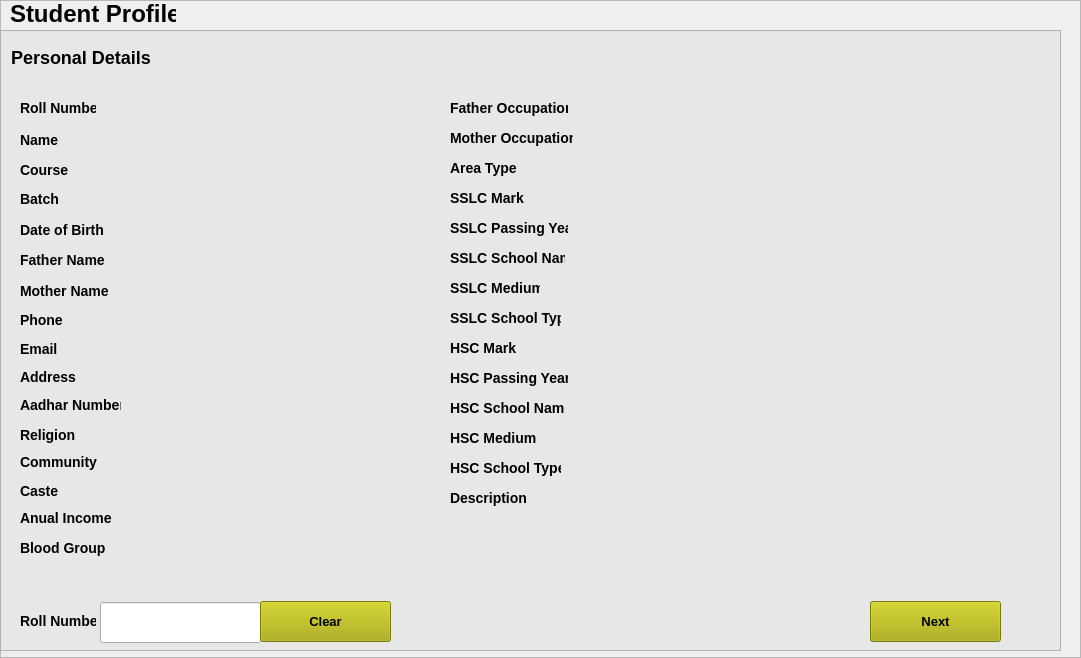
    <widget class="QFrame" name="student_profile_frame">
     <property name="geometry">
      <rect>
       <x>10</x>
       <y>10</y>
       <width>1081</width>
       <height>658</height>
      </rect>
     </property>
     <property name="frameShape">
      <enum>QFrame::StyledPanel</enum>
     </property>
     <property name="frameShadow">
      <enum>QFrame::Raised</enum>
     </property>
     <widget class="QFrame" name="personal_details">
      <property name="geometry">
       <rect>
        <x>0</x>
        <y>30</y>
        <width>1061</width>
        <height>621</height>
       </rect>
      </property>
      <property name="styleSheet">
       <string notr="true">background-color: rgb(231, 231, 231);</string>
      </property>
      <property name="frameShape">
       <enum>QFrame::StyledPanel</enum>
      </property>
      <property name="frameShadow">
       <enum>QFrame::Raised</enum>
      </property>
      <widget class="QLabel" name="label_8">
       <property name="geometry">
        <rect>
         <x>20</x>
         <y>100</y>
         <width>76</width>
         <height>20</height>
        </rect>
       </property>
       <property name="styleSheet">
        <string notr="true">background-color:none;</string>
       </property>
       <property name="text">
        <string>&lt;h3&gt;Name&lt;/h3&gt;</string>
       </property>
      </widget>
      <widget class="QLabel" name="label_10">
       <property name="geometry">
        <rect>
         <x>20</x>
         <y>192</y>
         <width>83</width>
         <height>16</height>
        </rect>
       </property>
       <property name="styleSheet">
        <string notr="true">background-color:none;</string>
       </property>
       <property name="text">
        <string>&lt;h3&gt;Date of Birth&lt;/h3&gt;</string>
       </property>
      </widget>
      <widget class="QLabel" name="label_11">
       <property name="geometry">
        <rect>
         <x>20</x>
         <y>339</y>
         <width>76</width>
         <height>16</height>
        </rect>
       </property>
       <property name="styleSheet">
        <string notr="true">background-color:none;</string>
       </property>
       <property name="text">
        <string>&lt;h3&gt; Address&lt;/h3&gt;</string>
       </property>
      </widget>
      <widget class="QLabel" name="label_12">
       <property name="geometry">
        <rect>
         <x>20</x>
         <y>282</y>
         <width>93</width>
         <height>16</height>
        </rect>
       </property>
       <property name="styleSheet">
        <string notr="true">background-color:none;</string>
       </property>
       <property name="text">
        <string>&lt;h3&gt;Phone&lt;/h3&gt;</string>
       </property>
      </widget>
      <widget class="QLabel" name="label_14">
       <property name="geometry">
        <rect>
         <x>20</x>
         <y>132</y>
         <width>93</width>
         <height>16</height>
        </rect>
       </property>
       <property name="styleSheet">
        <string notr="true">background-color:none;</string>
       </property>
       <property name="text">
        <string>&lt;h3&gt;Course&lt;/h3&gt;</string>
       </property>
      </widget>
      <widget class="QLabel" name="label_16">
       <property name="geometry">
        <rect>
         <x>20</x>
         <y>161</y>
         <width>93</width>
         <height>16</height>
        </rect>
       </property>
       <property name="styleSheet">
        <string notr="true">background-color:none;</string>
       </property>
       <property name="text">
        <string>&lt;h3&gt;Batch&lt;/h3&gt;</string>
       </property>
      </widget>
      <widget class="QLabel" name="label_56">
       <property name="geometry">
        <rect>
         <x>20</x>
         <y>583</y>
         <width>76</width>
         <height>16</height>
        </rect>
       </property>
       <property name="styleSheet">
        <string notr="true">background-color:none;</string>
       </property>
       <property name="text">
        <string>&lt;h3&gt;Roll Number&lt;/h3&gt;</string>
       </property>
      </widget>
      <widget class="QLineEdit" name="role_number_4">
       <property name="geometry">
        <rect>
         <x>100</x>
         <y>572</y>
         <width>161</width>
         <height>41</height>
        </rect>
       </property>
       <property name="styleSheet">
        <string notr="true">background-color:none;</string>
       </property>
      </widget>
      <widget class="QPushButton" name="book_history_btn">
       <property name="geometry">
        <rect>
         <x>870</x>
         <y>571</y>
         <width>131</width>
         <height>41</height>
        </rect>
       </property>
       <property name="sizePolicy">
        <sizepolicy hsizetype="Expanding" vsizetype="Expanding">
         <horstretch>0</horstretch>
         <verstretch>0</verstretch>
        </sizepolicy>
       </property>
       <property name="styleSheet">
        <string notr="true">font-weight:900;
font-size:13px;
background-color:rgb(170, 170, 0);
width:100%;
height:40px;</string>
       </property>
       <property name="text">
        <string>Next</string>
       </property>
      </widget>
      <widget class="QLabel" name="label_17">
       <property name="geometry">
        <rect>
         <x>20</x>
         <y>70</y>
         <width>76</width>
         <height>16</height>
        </rect>
       </property>
       <property name="styleSheet">
        <string notr="true">background-color:none;</string>
       </property>
       <property name="text">
        <string>&lt;h3&gt;Roll Number&lt;/h3&gt;</string>
       </property>
      </widget>
      <widget class="QLabel" name="label_136">
       <property name="geometry">
        <rect>
         <x>20</x>
         <y>222</y>
         <width>93</width>
         <height>16</height>
        </rect>
       </property>
       <property name="styleSheet">
        <string notr="true">background-color:none;</string>
       </property>
       <property name="text">
        <string>&lt;h3&gt;Father Name&lt;/h3&gt;</string>
       </property>
      </widget>
      <widget class="QLabel" name="label_137">
       <property name="geometry">
        <rect>
         <x>20</x>
         <y>253</y>
         <width>93</width>
         <height>16</height>
        </rect>
       </property>
       <property name="styleSheet">
        <string notr="true">background-color:none;</string>
       </property>
       <property name="text">
        <string>&lt;h3&gt;Mother Name&lt;/h3&gt;</string>
       </property>
      </widget>
      <widget class="QLabel" name="label_138">
       <property name="geometry">
        <rect>
         <x>20</x>
         <y>311</y>
         <width>93</width>
         <height>16</height>
        </rect>
       </property>
       <property name="styleSheet">
        <string notr="true">background-color:none;</string>
       </property>
       <property name="text">
        <string>&lt;h3&gt;Email&lt;/h3&gt;</string>
       </property>
      </widget>
      <widget class="QLabel" name="label_139">
       <property name="geometry">
        <rect>
         <x>20</x>
         <y>367</y>
         <width>101</width>
         <height>16</height>
        </rect>
       </property>
       <property name="styleSheet">
        <string notr="true">background-color:none;</string>
       </property>
       <property name="text">
        <string>&lt;h3&gt;Aadhar Number&lt;/h3&gt;</string>
       </property>
      </widget>
      <widget class="QLabel" name="label_140">
       <property name="geometry">
        <rect>
         <x>450</x>
         <y>100</y>
         <width>123</width>
         <height>16</height>
        </rect>
       </property>
       <property name="styleSheet">
        <string notr="true">background-color:none;</string>
       </property>
       <property name="text">
        <string>&lt;h3&gt;Mother Occupation&lt;/h3&gt;</string>
       </property>
      </widget>
      <widget class="QLabel" name="label_141">
       <property name="geometry">
        <rect>
         <x>450</x>
         <y>70</y>
         <width>118</width>
         <height>16</height>
        </rect>
       </property>
       <property name="styleSheet">
        <string notr="true">background-color:none;</string>
       </property>
       <property name="text">
        <string>&lt;h3&gt;Father Occupation&lt;/h3&gt;</string>
       </property>
      </widget>
      <widget class="QLabel" name="label_142">
       <property name="geometry">
        <rect>
         <x>20</x>
         <y>510</y>
         <width>93</width>
         <height>16</height>
        </rect>
       </property>
       <property name="styleSheet">
        <string notr="true">background-color:none;</string>
       </property>
       <property name="text">
        <string>&lt;h3&gt;Blood Group&lt;/h3&gt;</string>
       </property>
      </widget>
      <widget class="QLabel" name="label_143">
       <property name="geometry">
        <rect>
         <x>20</x>
         <y>480</y>
         <width>93</width>
         <height>16</height>
        </rect>
       </property>
       <property name="styleSheet">
        <string notr="true">background-color:none;</string>
       </property>
       <property name="text">
        <string>&lt;h3&gt;Anual Income&lt;/h3&gt;</string>
       </property>
      </widget>
      <widget class="QLabel" name="label_144">
       <property name="geometry">
        <rect>
         <x>20</x>
         <y>453</y>
         <width>93</width>
         <height>16</height>
        </rect>
       </property>
       <property name="styleSheet">
        <string notr="true">background-color:none;</string>
       </property>
       <property name="text">
        <string>&lt;h3&gt;Caste&lt;/h3&gt;</string>
       </property>
      </widget>
      <widget class="QLabel" name="label_145">
       <property name="geometry">
        <rect>
         <x>20</x>
         <y>424</y>
         <width>93</width>
         <height>16</height>
        </rect>
       </property>
       <property name="styleSheet">
        <string notr="true">background-color:none;</string>
       </property>
       <property name="text">
        <string>&lt;h3&gt;Community&lt;/h3&gt;</string>
       </property>
      </widget>
      <widget class="QLabel" name="label_146">
       <property name="geometry">
        <rect>
         <x>20</x>
         <y>397</y>
         <width>93</width>
         <height>16</height>
        </rect>
       </property>
       <property name="styleSheet">
        <string notr="true">background-color:none;</string>
       </property>
       <property name="text">
        <string>&lt;h3&gt;Religion&lt;/h3&gt;</string>
       </property>
      </widget>
      <widget class="QLabel" name="label_147">
       <property name="geometry">
        <rect>
         <x>450</x>
         <y>130</y>
         <width>93</width>
         <height>16</height>
        </rect>
       </property>
       <property name="styleSheet">
        <string notr="true">background-color:none;</string>
       </property>
       <property name="text">
        <string>&lt;h3&gt;Area Type&lt;/h3&gt;</string>
       </property>
      </widget>
      <widget class="QLabel" name="label_148">
       <property name="geometry">
        <rect>
         <x>450</x>
         <y>160</y>
         <width>93</width>
         <height>16</height>
        </rect>
       </property>
       <property name="styleSheet">
        <string notr="true">background-color:none;</string>
       </property>
       <property name="text">
        <string>&lt;h3&gt;SSLC Mark&lt;/h3&gt;</string>
       </property>
      </widget>
      <widget class="QLabel" name="label_149">
       <property name="geometry">
        <rect>
         <x>450</x>
         <y>190</y>
         <width>118</width>
         <height>16</height>
        </rect>
       </property>
       <property name="styleSheet">
        <string notr="true">background-color:none;</string>
       </property>
       <property name="text">
        <string>&lt;h3&gt;SSLC Passing Year&lt;/h3&gt;</string>
       </property>
      </widget>
      <widget class="QLabel" name="label_156">
       <property name="geometry">
        <rect>
         <x>450</x>
         <y>280</y>
         <width>111</width>
         <height>16</height>
        </rect>
       </property>
       <property name="styleSheet">
        <string notr="true">background-color:none;</string>
       </property>
       <property name="text">
        <string>&lt;h3&gt;SSLC School Type&lt;/h3&gt;</string>
       </property>
      </widget>
      <widget class="QLabel" name="label_157">
       <property name="geometry">
        <rect>
         <x>450</x>
         <y>250</y>
         <width>93</width>
         <height>16</height>
        </rect>
       </property>
       <property name="styleSheet">
        <string notr="true">background-color:none;</string>
       </property>
       <property name="text">
        <string>&lt;h3&gt;SSLC  Medium&lt;/h3&gt;</string>
       </property>
      </widget>
      <widget class="QLabel" name="label_158">
       <property name="geometry">
        <rect>
         <x>450</x>
         <y>220</y>
         <width>115</width>
         <height>16</height>
        </rect>
       </property>
       <property name="styleSheet">
        <string notr="true">background-color:none;</string>
       </property>
       <property name="text">
        <string>&lt;h3&gt;SSLC School Name&lt;/h3&gt;</string>
       </property>
      </widget>
      <widget class="QLabel" name="label_159">
       <property name="geometry">
        <rect>
         <x>450</x>
         <y>430</y>
         <width>111</width>
         <height>16</height>
        </rect>
       </property>
       <property name="styleSheet">
        <string notr="true">background-color:none;</string>
       </property>
       <property name="text">
        <string>&lt;h3&gt;HSC School Type&lt;/h3&gt;</string>
       </property>
      </widget>
      <widget class="QLabel" name="label_160">
       <property name="geometry">
        <rect>
         <x>450</x>
         <y>400</y>
         <width>93</width>
         <height>16</height>
        </rect>
       </property>
       <property name="styleSheet">
        <string notr="true">background-color:none;</string>
       </property>
       <property name="text">
        <string>&lt;h3&gt;HSC Medium&lt;/h3&gt;</string>
       </property>
      </widget>
      <widget class="QLabel" name="label_161">
       <property name="geometry">
        <rect>
         <x>450</x>
         <y>370</y>
         <width>115</width>
         <height>16</height>
        </rect>
       </property>
       <property name="styleSheet">
        <string notr="true">background-color:none;</string>
       </property>
       <property name="text">
        <string>&lt;h3&gt;HSC School Name&lt;/h3&gt;</string>
       </property>
      </widget>
      <widget class="QLabel" name="label_150">
       <property name="geometry">
        <rect>
         <x>450</x>
         <y>340</y>
         <width>118</width>
         <height>16</height>
        </rect>
       </property>
       <property name="styleSheet">
        <string notr="true">background-color:none;</string>
       </property>
       <property name="text">
        <string>&lt;h3&gt;HSC Passing Year&lt;/h3&gt;</string>
       </property>
      </widget>
      <widget class="QLabel" name="label_151">
       <property name="geometry">
        <rect>
         <x>450</x>
         <y>310</y>
         <width>93</width>
         <height>16</height>
        </rect>
       </property>
       <property name="styleSheet">
        <string notr="true">background-color:none;</string>
       </property>
       <property name="text">
        <string>&lt;h3&gt;HSC Mark&lt;/h3&gt;</string>
       </property>
      </widget>
      <widget class="QPushButton" name="clear_btn">
       <property name="geometry">
        <rect>
         <x>260</x>
         <y>571</y>
         <width>131</width>
         <height>41</height>
        </rect>
       </property>
       <property name="sizePolicy">
        <sizepolicy hsizetype="Expanding" vsizetype="Expanding">
         <horstretch>0</horstretch>
         <verstretch>0</verstretch>
        </sizepolicy>
       </property>
       <property name="styleSheet">
        <string notr="true">font-weight:900;
font-size:13px;
background-color:rgb(170, 170, 0);
width:100%;
height:40px;</string>
       </property>
       <property name="text">
        <string>Clear</string>
       </property>
      </widget>
      <widget class="QLabel" name="label_162">
       <property name="geometry">
        <rect>
         <x>450</x>
         <y>460</y>
         <width>111</width>
         <height>16</height>
        </rect>
       </property>
       <property name="styleSheet">
        <string notr="true">background-color:none;</string>
       </property>
       <property name="text">
        <string>&lt;h3&gt;Description&lt;/h3&gt;</string>
       </property>
      </widget>
      <widget class="QLabel" name="label_70">
       <property name="geometry">
        <rect>
         <x>11</x>
         <y>14</y>
         <width>179</width>
         <height>27</height>
        </rect>
       </property>
       <property name="text">
        <string>&lt;h2&gt;Personal Details&lt;/h2&gt;</string>
       </property>
      </widget>
      <widget class="QLabel" name="roll_number_5">
       <property name="geometry">
        <rect>
         <x>110</x>
         <y>70</y>
         <width>281</width>
         <height>16</height>
        </rect>
       </property>
       <property name="text">
        <string/>
       </property>
      </widget>
      <widget class="QLabel" name="name_4">
       <property name="geometry">
        <rect>
         <x>63</x>
         <y>104</y>
         <width>281</width>
         <height>16</height>
        </rect>
       </property>
       <property name="text">
        <string/>
       </property>
      </widget>
      <widget class="QLabel" name="course_4">
       <property name="geometry">
        <rect>
         <x>73</x>
         <y>132</y>
         <width>281</width>
         <height>16</height>
        </rect>
       </property>
       <property name="text">
        <string/>
       </property>
      </widget>
      <widget class="QLabel" name="batch_3">
       <property name="geometry">
        <rect>
         <x>70</x>
         <y>162</y>
         <width>281</width>
         <height>16</height>
        </rect>
       </property>
       <property name="text">
        <string/>
       </property>
      </widget>
      <widget class="QLabel" name="date_of_birth_3">
       <property name="geometry">
        <rect>
         <x>110</x>
         <y>193</y>
         <width>281</width>
         <height>16</height>
        </rect>
       </property>
       <property name="text">
        <string/>
       </property>
      </widget>
      <widget class="QLabel" name="father_name_3">
       <property name="geometry">
        <rect>
         <x>109</x>
         <y>222</y>
         <width>281</width>
         <height>16</height>
        </rect>
       </property>
       <property name="text">
        <string/>
       </property>
      </widget>
      <widget class="QLabel" name="mother_name_3">
       <property name="geometry">
        <rect>
         <x>112</x>
         <y>254</y>
         <width>281</width>
         <height>16</height>
        </rect>
       </property>
       <property name="text">
        <string/>
       </property>
      </widget>
      <widget class="QLabel" name="phone_3">
       <property name="geometry">
        <rect>
         <x>68</x>
         <y>283</y>
         <width>281</width>
         <height>16</height>
        </rect>
       </property>
       <property name="text">
        <string/>
       </property>
      </widget>
      <widget class="QLabel" name="email_4">
       <property name="geometry">
        <rect>
         <x>60</x>
         <y>310</y>
         <width>281</width>
         <height>16</height>
        </rect>
       </property>
       <property name="text">
        <string/>
       </property>
      </widget>
      <widget class="QLabel" name="address_4">
       <property name="geometry">
        <rect>
         <x>80</x>
         <y>340</y>
         <width>351</width>
         <height>16</height>
        </rect>
       </property>
       <property name="text">
        <string/>
       </property>
      </widget>
      <widget class="QLabel" name="aadhar_number_3">
       <property name="geometry">
        <rect>
         <x>130</x>
         <y>370</y>
         <width>281</width>
         <height>16</height>
        </rect>
       </property>
       <property name="text">
        <string/>
       </property>
      </widget>
      <widget class="QLabel" name="religion_3">
       <property name="geometry">
        <rect>
         <x>80</x>
         <y>396</y>
         <width>281</width>
         <height>16</height>
        </rect>
       </property>
       <property name="text">
        <string/>
       </property>
      </widget>
      <widget class="QLabel" name="community_3">
       <property name="geometry">
        <rect>
         <x>100</x>
         <y>424</y>
         <width>281</width>
         <height>16</height>
        </rect>
       </property>
       <property name="text">
        <string/>
       </property>
      </widget>
      <widget class="QLabel" name="caste_3">
       <property name="geometry">
        <rect>
         <x>64</x>
         <y>453</y>
         <width>341</width>
         <height>16</height>
        </rect>
       </property>
       <property name="text">
        <string/>
       </property>
      </widget>
      <widget class="QLabel" name="anual_income_3">
       <property name="geometry">
        <rect>
         <x>120</x>
         <y>480</y>
         <width>281</width>
         <height>16</height>
        </rect>
       </property>
       <property name="text">
        <string/>
       </property>
      </widget>
      <widget class="QLabel" name="blood_group_2">
       <property name="geometry">
        <rect>
         <x>110</x>
         <y>510</y>
         <width>281</width>
         <height>16</height>
        </rect>
       </property>
       <property name="text">
        <string/>
       </property>
      </widget>
      <widget class="QLabel" name="father_occupation_3">
       <property name="geometry">
        <rect>
         <x>580</x>
         <y>70</y>
         <width>341</width>
         <height>16</height>
        </rect>
       </property>
       <property name="text">
        <string/>
       </property>
      </widget>
      <widget class="QLabel" name="mother_occupation_3">
       <property name="geometry">
        <rect>
         <x>580</x>
         <y>100</y>
         <width>301</width>
         <height>16</height>
        </rect>
       </property>
       <property name="text">
        <string/>
       </property>
      </widget>
      <widget class="QLabel" name="area_type_3">
       <property name="geometry">
        <rect>
         <x>530</x>
         <y>130</y>
         <width>351</width>
         <height>16</height>
        </rect>
       </property>
       <property name="text">
        <string/>
       </property>
      </widget>
      <widget class="QLabel" name="sslc_mark_3">
       <property name="geometry">
        <rect>
         <x>530</x>
         <y>160</y>
         <width>281</width>
         <height>16</height>
        </rect>
       </property>
       <property name="text">
        <string/>
       </property>
      </widget>
      <widget class="QLabel" name="sslc_passing_year_3">
       <property name="geometry">
        <rect>
         <x>580</x>
         <y>190</y>
         <width>281</width>
         <height>16</height>
        </rect>
       </property>
       <property name="text">
        <string/>
       </property>
      </widget>
      <widget class="QLabel" name="sslc_school_name_3">
       <property name="geometry">
        <rect>
         <x>570</x>
         <y>220</y>
         <width>421</width>
         <height>16</height>
        </rect>
       </property>
       <property name="text">
        <string/>
       </property>
      </widget>
      <widget class="QLabel" name="sslc_medium_3">
       <property name="geometry">
        <rect>
         <x>540</x>
         <y>250</y>
         <width>281</width>
         <height>16</height>
        </rect>
       </property>
       <property name="text">
        <string/>
       </property>
      </widget>
      <widget class="QLabel" name="sslc_school_type_3">
       <property name="geometry">
        <rect>
         <x>570</x>
         <y>280</y>
         <width>281</width>
         <height>16</height>
        </rect>
       </property>
       <property name="text">
        <string/>
       </property>
      </widget>
      <widget class="QLabel" name="hsc_mark_3">
       <property name="geometry">
        <rect>
         <x>530</x>
         <y>310</y>
         <width>281</width>
         <height>16</height>
        </rect>
       </property>
       <property name="text">
        <string/>
       </property>
      </widget>
      <widget class="QLabel" name="hsc_passing_year_3">
       <property name="geometry">
        <rect>
         <x>580</x>
         <y>340</y>
         <width>281</width>
         <height>16</height>
        </rect>
       </property>
       <property name="text">
        <string/>
       </property>
      </widget>
      <widget class="QLabel" name="hsc_school_name_3">
       <property name="geometry">
        <rect>
         <x>570</x>
         <y>371</y>
         <width>411</width>
         <height>16</height>
        </rect>
       </property>
       <property name="text">
        <string/>
       </property>
      </widget>
      <widget class="QLabel" name="hsc_medium_3">
       <property name="geometry">
        <rect>
         <x>540</x>
         <y>401</y>
         <width>281</width>
         <height>16</height>
        </rect>
       </property>
       <property name="text">
        <string/>
       </property>
      </widget>
      <widget class="QLabel" name="hsc_school_type_3">
       <property name="geometry">
        <rect>
         <x>570</x>
         <y>430</y>
         <width>281</width>
         <height>16</height>
        </rect>
       </property>
       <property name="text">
        <string/>
       </property>
      </widget>
      <widget class="QLabel" name="description_6">
       <property name="geometry">
        <rect>
         <x>530</x>
         <y>460</y>
         <width>481</width>
         <height>21</height>
        </rect>
       </property>
       <property name="text">
        <string/>
       </property>
      </widget>
     </widget>
     <widget class="QLabel" name="label_2">
      <property name="geometry">
       <rect>
        <x>10</x>
        <y>0</y>
        <width>166</width>
        <height>27</height>
       </rect>
      </property>
      <property name="text">
       <string>&lt;h1&gt;Student Profile&lt;/h1&gt;</string>
      </property>
     </widget>
     <widget class="QFrame" name="book_history">
      <property name="geometry">
       <rect>
        <x>0</x>
        <y>30</y>
        <width>1061</width>
        <height>621</height>
       </rect>
      </property>
      <property name="styleSheet">
       <string notr="true">background-color: rgb(231, 231, 231);</string>
      </property>
      <property name="frameShape">
       <enum>QFrame::StyledPanel</enum>
      </property>
      <property name="frameShadow">
       <enum>QFrame::Raised</enum>
      </property>
      <widget class="QPushButton" name="student_profile_btn_10">
       <property name="geometry">
        <rect>
         <x>880</x>
         <y>573</y>
         <width>131</width>
         <height>41</height>
        </rect>
       </property>
       <property name="sizePolicy">
        <sizepolicy hsizetype="Expanding" vsizetype="Expanding">
         <horstretch>0</horstretch>
         <verstretch>0</verstretch>
        </sizepolicy>
       </property>
       <property name="styleSheet">
        <string notr="true">font-weight:900;
font-size:13px;
background-color:rgb(170, 170, 0);
width:100%;
height:40px;</string>
       </property>
       <property name="text">
        <string>Previous</string>
       </property>
      </widget>
      <widget class="QLabel" name="label_186">
       <property name="geometry">
        <rect>
         <x>11</x>
         <y>14</y>
         <width>179</width>
         <height>27</height>
        </rect>
       </property>
       <property name="text">
        <string>&lt;h2&gt;Book History&lt;/h2&gt;</string>
       </property>
      </widget>
      <widget class="QTableWidget" name="book__history_table">
       <property name="geometry">
        <rect>
         <x>0</x>
         <y>50</y>
         <width>1061</width>
         <height>511</height>
        </rect>
       </property>
       <property name="styleSheet">
        <string notr="true">background-color:white;</string>
       </property>
       <property name="frameShadow">
        <enum>QFrame::Raised</enum>
       </property>
       <property name="selectionBehavior">
        <enum>QAbstractItemView::SelectRows</enum>
       </property>
       <attribute name="horizontalHeaderDefaultSectionSize">
        <number>262</number>
       </attribute>
       <column>
        <property name="text">
         <string>Issued Book ID</string>
        </property>
        <property name="font">
         <font>
          <weight>75</weight>
          <bold>true</bold>
         </font>
        </property>
       </column>
       <column>
        <property name="text">
         <string>Roll Number</string>
        </property>
        <property name="font">
         <font>
          <weight>75</weight>
          <bold>true</bold>
         </font>
        </property>
       </column>
       <column>
        <property name="text">
         <string>Book Qty Id</string>
        </property>
        <property name="font">
         <font>
          <weight>75</weight>
          <bold>true</bold>
         </font>
        </property>
       </column>
       <column>
        <property name="text">
         <string>Issued Date</string>
        </property>
        <property name="font">
         <font>
          <weight>75</weight>
          <bold>true</bold>
         </font>
        </property>
       </column>
       <column>
        <property name="text">
         <string>Last Date</string>
        </property>
        <property name="font">
         <font>
          <weight>75</weight>
          <bold>true</bold>
         </font>
        </property>
       </column>
       <column>
        <property name="text">
         <string>Given Date</string>
        </property>
        <property name="font">
         <font>
          <weight>75</weight>
          <bold>true</bold>
         </font>
        </property>
       </column>
      </widget>
     </widget>
     <zorder>label_2</zorder>
     <zorder>book_history</zorder>
     <zorder>personal_details</zorder>
    </widget>
